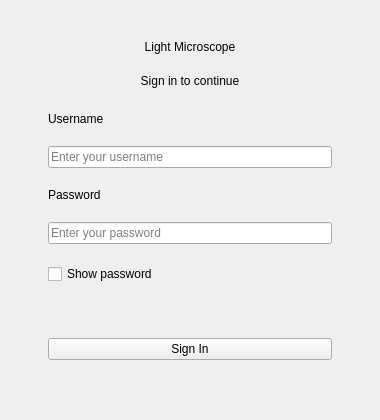
<?xml version="1.0" encoding="UTF-8"?>
<ui version="4.0">
 <class>LoginWidget</class>
 <widget class="QWidget" name="LoginWidget">
  <property name="geometry">
   <rect><x>0</x><y>0</y><width>380</width><height>420</height></rect>
  </property>
  <property name="windowTitle">
   <string>Light Microscope</string>
  </property>
  <property name="minimumSize">
   <size><width>380</width><height>420</height></size>
  </property>
  <property name="maximumSize">
   <size><width>380</width><height>420</height></size>
  </property>

  <layout class="QVBoxLayout" name="mainLayout">
   <property name="spacing"><number>0</number></property>
   <property name="leftMargin"><number>48</number></property>
   <property name="topMargin"><number>40</number></property>
   <property name="rightMargin"><number>48</number></property>
   <property name="bottomMargin"><number>40</number></property>

   <item>
    <widget class="QLabel" name="lblAppName">
     <property name="text"><string>Light Microscope</string></property>
     <property name="alignment"><set>Qt::AlignCenter</set></property>
    </widget>
   </item>

   <item>
    <spacer name="spacerTop">
     <property name="orientation"><enum>Qt::Vertical</enum></property>
     <property name="sizeHint" stdset="0"><size><width>20</width><height>12</height></size></property>
    </spacer>
   </item>

   <item>
    <widget class="QLabel" name="lblSubtitle">
     <property name="text"><string>Sign in to continue</string></property>
     <property name="alignment"><set>Qt::AlignCenter</set></property>
    </widget>
   </item>

   <item>
    <spacer name="spacerMid">
     <property name="orientation"><enum>Qt::Vertical</enum></property>
     <property name="sizeHint" stdset="0"><size><width>20</width><height>24</height></size></property>
    </spacer>
   </item>

   <item>
    <widget class="QLabel" name="lblUsername">
     <property name="text"><string>Username</string></property>
    </widget>
   </item>

   <item>
    <spacer name="spacerUsernameLabel">
     <property name="orientation"><enum>Qt::Vertical</enum></property>
     <property name="sizeHint" stdset="0"><size><width>20</width><height>4</height></size></property>
    </spacer>
   </item>

   <item>
    <widget class="QLineEdit" name="lineEditUsername">
     <property name="placeholderText"><string>Enter your username</string></property>
     <property name="minimumHeight"><number>38</number></property>
    </widget>
   </item>

   <item>
    <spacer name="spacerFields">
     <property name="orientation"><enum>Qt::Vertical</enum></property>
     <property name="sizeHint" stdset="0"><size><width>20</width><height>12</height></size></property>
    </spacer>
   </item>

   <item>
    <widget class="QLabel" name="lblPassword">
     <property name="text"><string>Password</string></property>
    </widget>
   </item>

   <item>
    <spacer name="spacerPasswordLabel">
     <property name="orientation"><enum>Qt::Vertical</enum></property>
     <property name="sizeHint" stdset="0"><size><width>20</width><height>4</height></size></property>
    </spacer>
   </item>

   <item>
    <widget class="QLineEdit" name="lineEditPassword">
     <property name="placeholderText"><string>Enter your password</string></property>
     <property name="minimumHeight"><number>38</number></property>
     <property name="echoMode"><enum>QLineEdit::Password</enum></property>
    </widget>
   </item>

   <item>
    <spacer name="spacerShowPwd">
     <property name="orientation"><enum>Qt::Vertical</enum></property>
     <property name="sizeHint" stdset="0"><size><width>20</width><height>8</height></size></property>
    </spacer>
   </item>

   <item>
    <widget class="QCheckBox" name="chkShowPassword">
     <property name="text"><string>Show password</string></property>
    </widget>
   </item>

   <item>
    <spacer name="spacerError">
     <property name="orientation"><enum>Qt::Vertical</enum></property>
     <property name="sizeHint" stdset="0"><size><width>20</width><height>12</height></size></property>
    </spacer>
   </item>

   <item>
    <widget class="QLabel" name="lblError">
     <property name="text"><string></string></property>
     <property name="alignment"><set>Qt::AlignCenter</set></property>
     <property name="visible"><bool>false</bool></property>
    </widget>
   </item>

   <item>
    <spacer name="spacerBtn">
     <property name="orientation"><enum>Qt::Vertical</enum></property>
     <property name="sizeHint" stdset="0"><size><width>20</width><height>12</height></size></property>
    </spacer>
   </item>

   <item>
    <widget class="QPushButton" name="btnLogin">
     <property name="text"><string>Sign In</string></property>
     <property name="minimumHeight"><number>42</number></property>
    </widget>
   </item>

   <item>
    <spacer name="spacerBottom">
     <property name="orientation"><enum>Qt::Vertical</enum></property>
     <property name="sizeHint" stdset="0"><size><width>20</width><height>8</height></size></property>
    </spacer>
   </item>

  </layout>
 </widget>
 <resources/>
 <connections/>
</ui>
